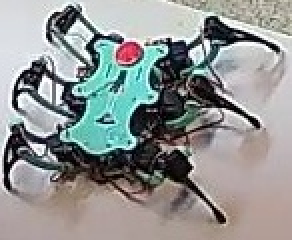
#> input picture src/test/images/file.jpg, 146 x 120 px, found by its file name (shown 2 times larger)
$ python edgesCanny.py
#> lines starting #> are read from the running program, lines starting #| are printed output that depends on the picture; after the words box and inside, x2 and y2 are one past the last pixel; in counts of white or black regions, pixels touching at a corner belong together
import cv2
import numpy as np

def edges_canny(image, dilate: bool = False):
    image = cv2.cvtColor(image, cv2.COLOR_BGR2GRAY)
    image = cv2.GaussianBlur(image, (9, 9), 0)

    cv2.imshow('Blurred Image', image)
    cv2.waitKey(0)

    edges = cv2.Canny(image, 100, 200)
    if dilate:
        kernel = np.ones((4, 4), np.uint8)
        edges = cv2.dilate(edges, kernel, iterations=1)
    return edges


image = cv2.imread('src/test/images/file.jpg')
#> image is the input picture: shape (120, 146, 3); mean B, G, R 146.8, 148.1, 145
shape = image.shape
#> shape = (120, 146, 3)
image = cv2.resize(image, (shape[1]*3, shape[0]*3))
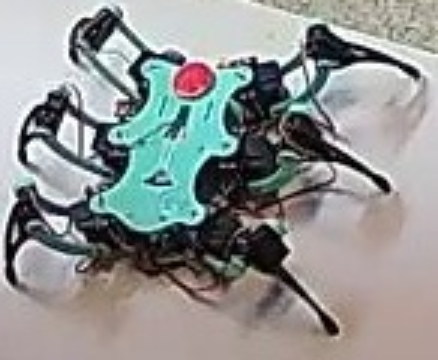
#> image: shape (360, 438, 3); mean B, G, R 146.7, 148.1, 144.9
cv2.imshow('Original Image', image)
cv2.waitKey(0)

edges = edges_canny(image, dilate = False)
#> in edges_canny, `image = cv2.cvtColor(image, cv2.COLOR_BGR2GRAY)`:
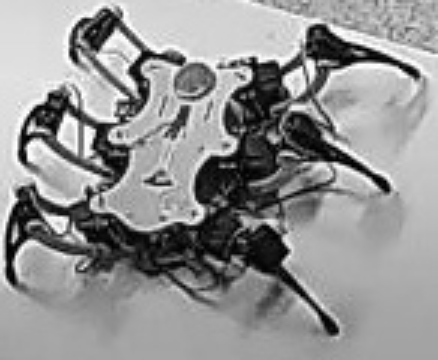
#> image: shape (360, 438); min 0, max 255, mean 147
#> in edges_canny, `image = cv2.GaussianBlur(image, (9, 9), 0)`:
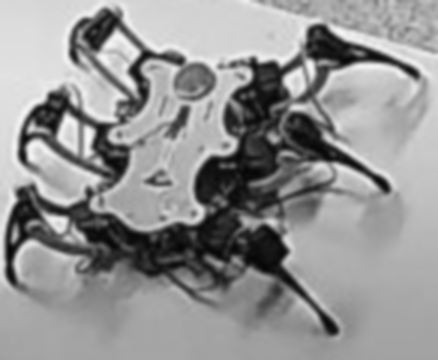
#> image: shape (360, 438); min 5, max 248, mean 147
#> in edges_canny, `edges = cv2.Canny(image, 100, 200)`:
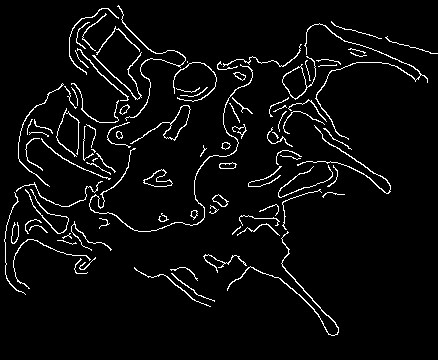
#> edges: shape (360, 438); 4.5% white in thin lines or dots
cv2.imshow('Edges Image', edges)
cv2.waitKey(0)

contours, _ = cv2.findContours(edges, cv2.RETR_EXTERNAL, cv2.CHAIN_APPROX_SIMPLE)
#> contours = 94 contours, 57 with area under 20; largest, box (x1, y1, x2, y2) and area: (282, 56, 316, 100) 520, (130, 105, 191, 144) 419, (143, 169, 173, 187) 233, (227, 231, 339, 336) 136, (89, 64, 253, 232) 112


max_contour_closed = max(contours, key=cv2.isContourConvex)
#> max_contour_closed = contour of 53 points, box (x1, y1, x2, y2) (171, 273, 215, 302), area 22
max_contour_area = max(contours, key=cv2.contourArea)
#> max_contour_area = contour of 91 points, box (x1, y1, x2, y2) (282, 56, 316, 100), area 520

black = np.zeros_like(image)
cv2.drawContours(black, [max_contour_closed], -1, (0, 255, 0), 2) # Green
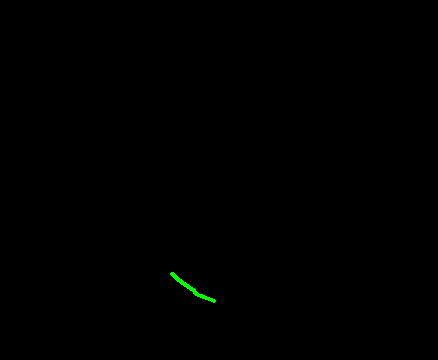
#> black: shape (360, 438, 3); mean of channels 0, 1, 2 0, 0.3, 0; drawn as B, G, R
cv2.drawContours(black, [max_contour_area], -1, (255, 0, 0), 2) # Blue
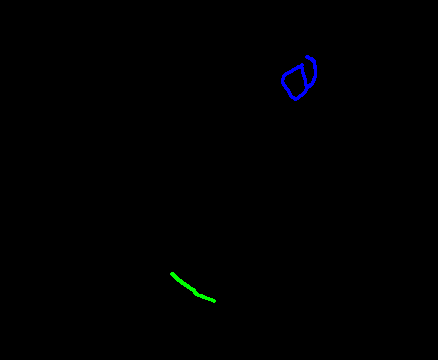
#> black: shape (360, 438, 3); 0.29% of pixels changed, all inside (x1, y1, x2, y2) = (281, 55, 317, 101); drawn as B, G, R

cv2.imshow('Contour Image', black)
cv2.waitKey(0)

$ run again, with src/test/images/image_camera4_1.jpg copied over src/test/images/file.jpg
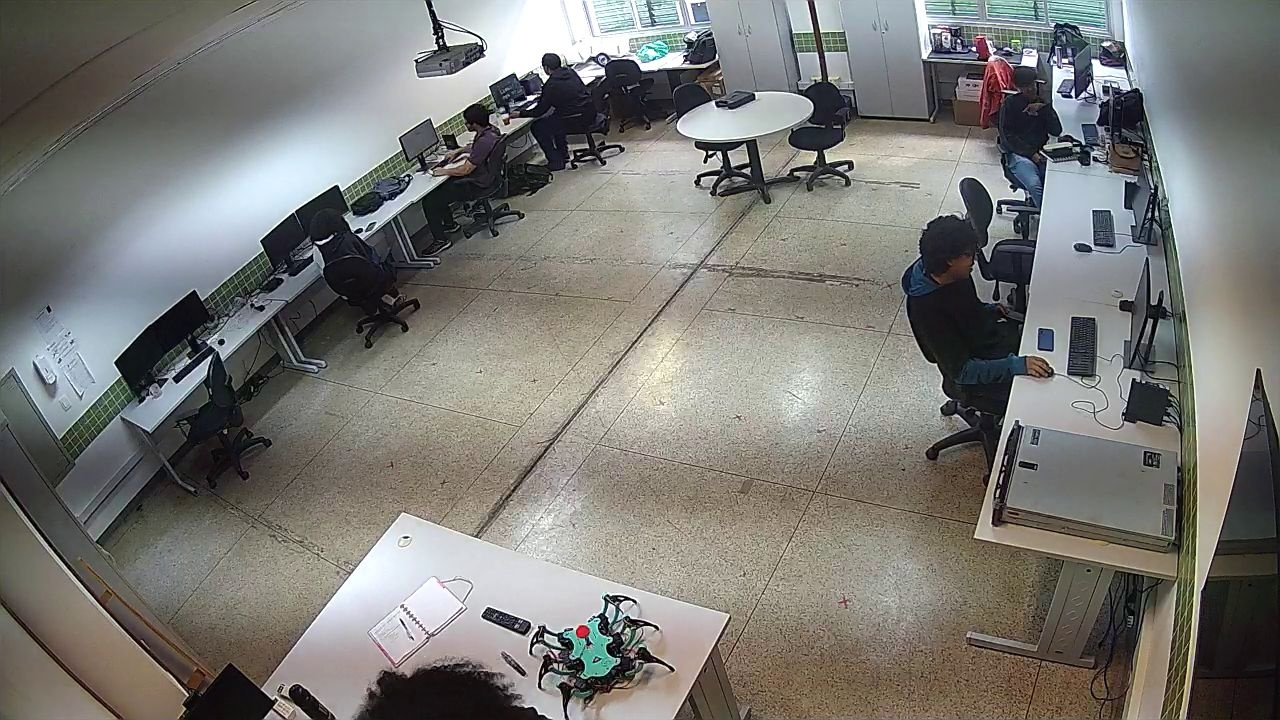
#> input picture src/test/images/image_camera4_1.jpg, 1280 x 720 px, found by its file name
#> image is the input picture: shape (720, 1280, 3); mean B, G, R 117.2, 121.4, 122.2
#> in edges_canny, `image = cv2.cvtColor(image, cv2.COLOR_BGR2GRAY)`:
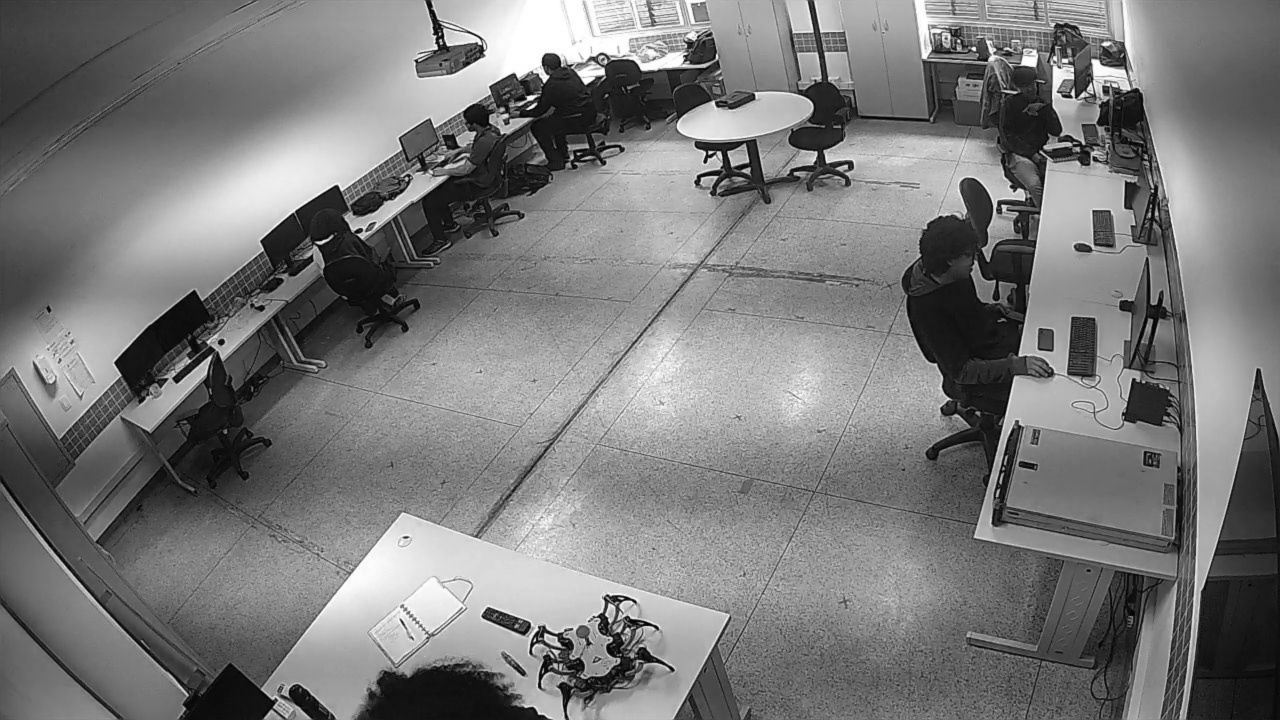
#> image: shape (2160, 3840) (shown at 1/3 size); min 0, max 255, mean 121.1
#> in edges_canny, `edges = cv2.Canny(image, 100, 200)`:
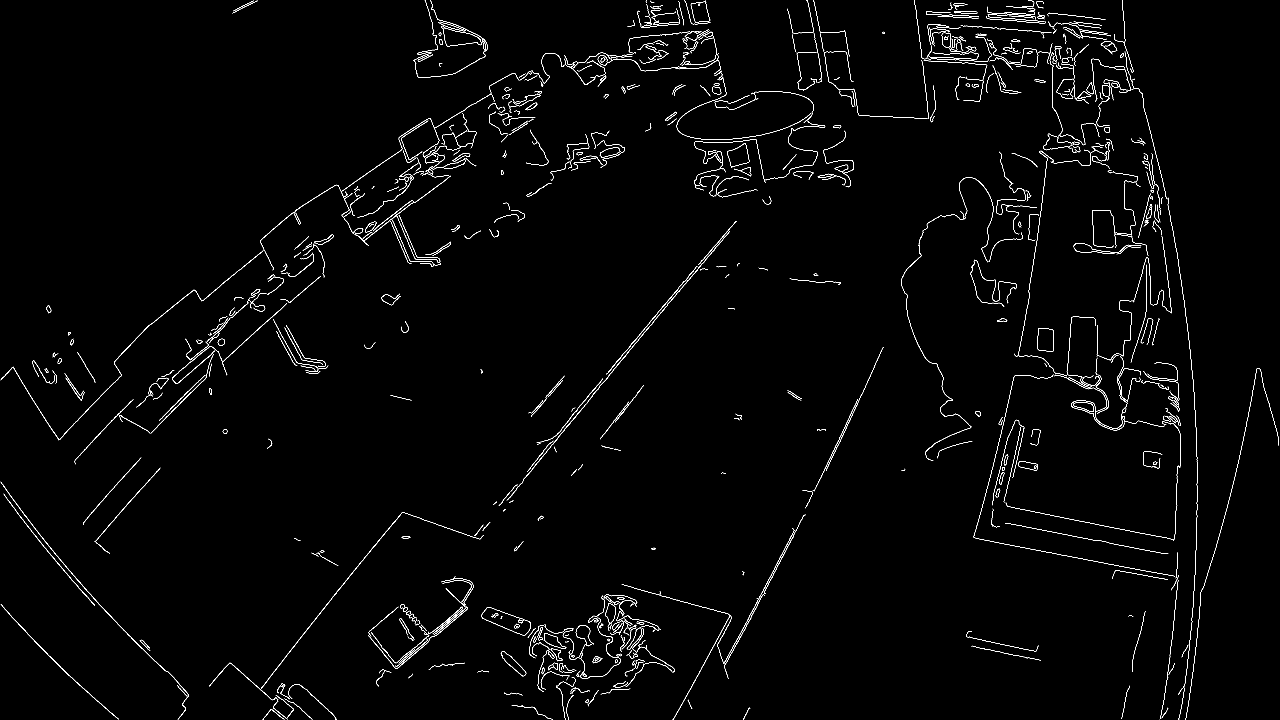
#> edges: shape (2160, 3840) (shown at 1/3 size); 1.1% white in thin lines or dots
#> contours = 851 contours, 594 with area under 20; largest, box (x1, y1, x2, y2) and area: (1444, 1821, 1593, 1908) 6106, (3112, 984, 3162, 1056) 3158, (2181, 429, 2248, 504) 3008, (1632, 1899, 1700, 1946) 1366, (3219, 1206, 3281, 1236) 1090
#> max_contour_closed = [[1515, 1527], [1509, 1533], [1510, 1533], [1516, 1527]]
#> max_contour_area = contour of 217 points, box (x1, y1, x2, y2) (1444, 1821, 1593, 1908), area 6106
